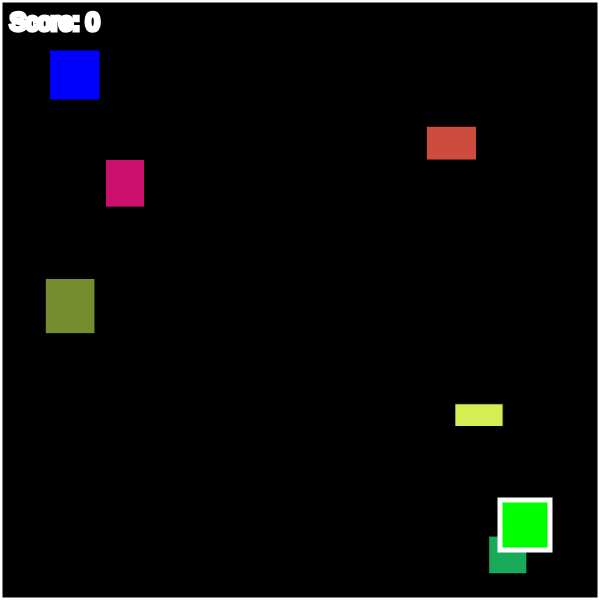
Frame 1 (no input)
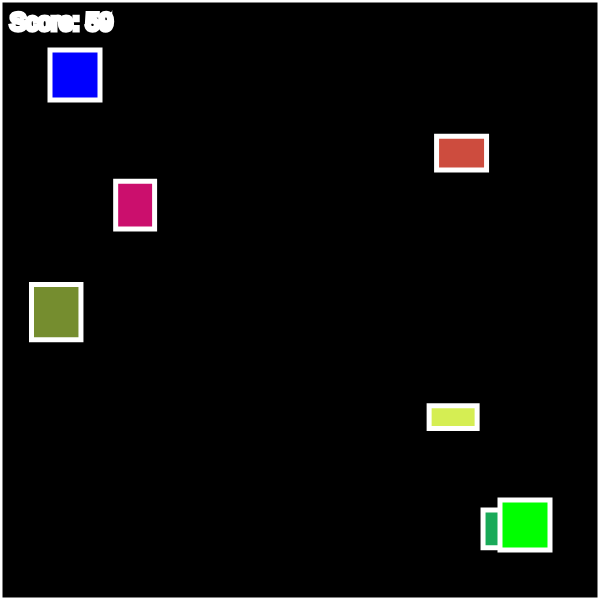
Frame 60 (no input)
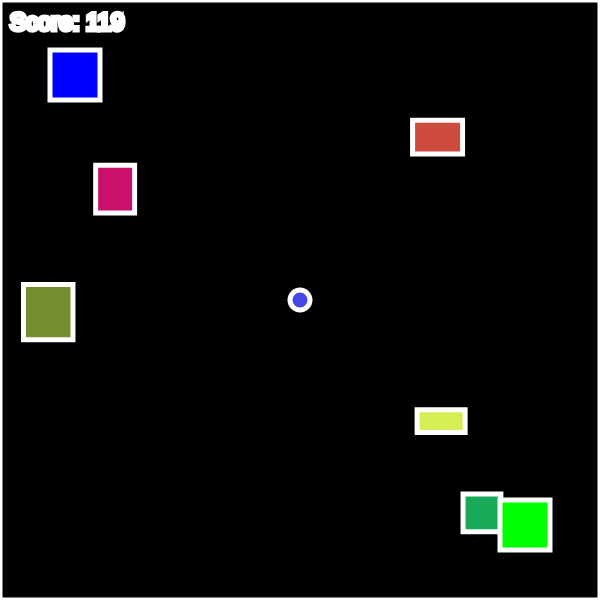
Frame 120 (the mouse pressed at the canvas centre since frame 60)

The p5.js sketch that drew these frames (run headless with seeded random() and noise() and a simulated clock; from frame 60 on, the mouse is pressed at the canvas centre):

// p5.js sketch
// ── sketch.js
let player;
let obstacles = [];
let exitRect;
let score = 0;
let gameWon = false;
let objects = [];

function setup() {
    createCanvas(600, 600);
    player = createPlayer();
    createObstacles(5);
    exitRect = createExit();
}

function draw() {
    background(0);
    if (!gameWon) {
        movePlayer();
        drawPlayer();
        for (let obstacle of obstacles) {
            moveObstacle(obstacle);
            drawObstacle(obstacle);
        }
        drawBorders();
        drawExit();
        displayScore();
        drawObjects();
        increaseScore();
        if (playerCollidesWithExit()) {
            gameWon = true;
        }
    }
    if (gameWon) {
        displayYouWin();
    }
}

function createPlayer() {
    return { x: 50, y: 50, size: 50 };
}

function movePlayer() {
    if (keyIsDown(LEFT_ARROW)) {
        player.x -= 5;
    }
    if (keyIsDown(RIGHT_ARROW)) {
        player.x += 5;
    }
    if (keyIsDown(UP_ARROW)) {
        player.y -= 5;
    }
    if (keyIsDown(DOWN_ARROW)) {
        player.y += 5;
    }
}

function drawPlayer() {
    fill(0, 0, 255);
    rect(player.x, player.y, player.size, player.size);
}

function mousePressed() {
    drawObject(mouseX, mouseY);
}

function drawObject(x, y) {
    let obj = {
        x: x,
        y: y,
        size: 20,
        color: color(random(255), random(255), random(255))
    };
    objects.push(obj);
}

function drawObjects() {
    for (let obj of objects) {
        fill(obj.color);
        ellipse(obj.x, obj.y, obj.size);
    }
}

function createObstacles(num) {
    for (let i = 0; i < num; i++) {
        let obstacle = {
            x: random(width),
            y: random(height),
            width: random(20, 60),
            height: random(20, 60),
            color: color(random(255), random(255), random(255))
        };
        obstacles.push(obstacle);
    }
}

function moveObstacle(obstacle) {
    obstacle.x += random([-2, 2]);
    obstacle.y += random([-2, 2]);
    if (obstacle.x > width) obstacle.x = 0;
    if (obstacle.x < 0) obstacle.x = width;
    if (obstacle.y > height) obstacle.y = 0;
    if (obstacle.y < 0) obstacle.y = height;
}

function drawObstacle(obstacle) {
    fill(obstacle.color);
    rect(obstacle.x, obstacle.y, obstacle.width, obstacle.height);
}

function drawBorders() {
    stroke(255);
    strokeWeight(5);
    noFill();
    rect(0, 0, width, height);
}

function createExit() {
    return { x: 500, y: 500, size: 50 };
}

function drawExit() {
    fill(0, 255, 0);
    rect(exitRect.x, exitRect.y, exitRect.size, exitRect.size);
}

function playerCollidesWithExit() {
    return player.x < exitRect.x + exitRect.size &&
           player.x + player.size > exitRect.x &&
           player.y < exitRect.y + exitRect.size &&
           player.y + player.size > exitRect.y;
}

function displayScore() {
    fill(255);
    textSize(24);
    text('Score: ' + score, 10, 30);
}

function displayYouWin() {
    background(0, 255, 0);
    fill(0);
    textSize(32);
    textAlign(CENTER, CENTER);
    text('You Win!', width / 2, height / 2);
    textSize(24);
    text('Final Score: ' + score, width / 2, height / 2 + 40);
}

function increaseScore() {
    if (!gameWon) {
        score++;
    }
}
